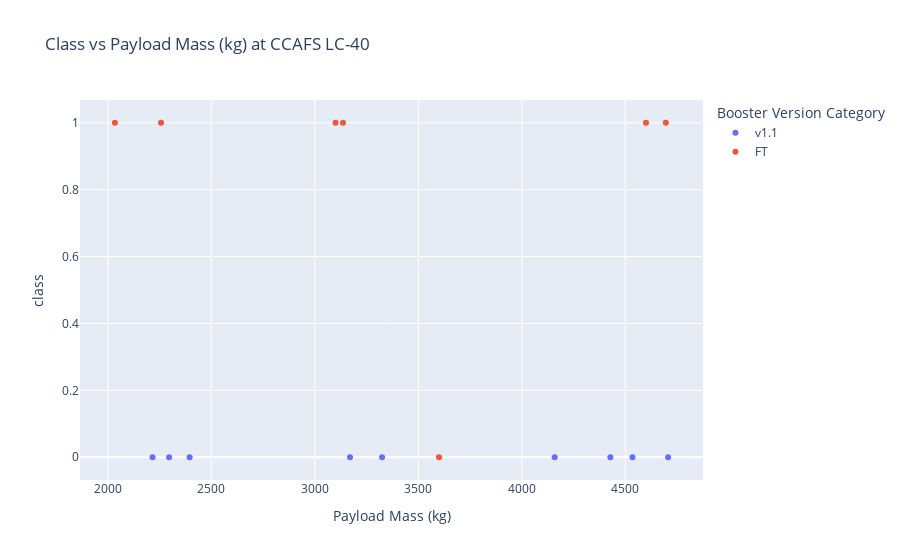

Source (notebook cell):
### Code cell
#def get_payload_chart(launch_site, payload_mass):
#    if launch_site == 'ALL':
max_payload = spacex_df['Payload Mass (kg)'].max()
min_payload = spacex_df['Payload Mass (kg)'].min()
launch_site = 'CCAFS LC-40'
#payload_mass = [min_payload,max_payload]
payload_mass = [2000,5000]


version = False
if version :
    fig = px.scatter(spacex_df[spacex_df['Payload Mass (kg)'].between(payload_mass[0],payload_mass[1])], 
        y='class', 
        x='Payload Mass (kg)', 
        color="Booster Version Category",
        hover_data=['Launch Site'],
        title='class vs Payload Mass (kg)')
    fig.show()
else:
    # return the outcomes piechart for a selected site
    filtered_df = spacex_df[spacex_df["Launch Site"]==launch_site]
    filtered_df = filtered_df[filtered_df['Payload Mass (kg)'].between(payload_mass[0],payload_mass[1])]
    fig = px.scatter(filtered_df, 
        y='class', 
        x='Payload Mass (kg)', 
        color="Booster Version Category",
        hover_data=['Launch Site'],
        title='Class vs Payload Mass (kg) at ' + launch_site)
    fig.show()

### Figure 1 — Plotly figure (JSON) as saved in the notebook; plotly's stock layout.template omitted (floating-point values rounded to 4 significant figures)
{"data": [{"customdata": [["CCAFS LC-40"], ["CCAFS LC-40"], ["CCAFS LC-40"], ["CCAFS LC-40"], ["CCAFS LC-40"], ["CCAFS LC-40"], ["CCAFS LC-40"], ["CCAFS LC-40"], ["CCAFS LC-40"]], "hovertemplate": "Booster Version Category=v1.1<br>Payload Mass (kg)=%{x}<br>class=%{y}<br>Launch Site=%{customdata[0]}<extra></extra>", "legendgroup": "v1.1", "marker": {"color": "#636efa", "symbol": "circle"}, "mode": "markers", "name": "v1.1", "orientation": "v", "showlegend": true, "type": "scatter", "x": [3170, 3325, 2296, 4535, 4428, 2216, 2395, 4159, 4707], "xaxis": "x", "y": [0, 0, 0, 0, 0, 0, 0, 0, 0], "yaxis": "y"}, {"customdata": [["CCAFS LC-40"], ["CCAFS LC-40"], ["CCAFS LC-40"], ["CCAFS LC-40"], ["CCAFS LC-40"], ["CCAFS LC-40"], ["CCAFS LC-40"]], "hovertemplate": "Booster Version Category=FT<br>Payload Mass (kg)=%{x}<br>class=%{y}<br>Launch Site=%{customdata[0]}<extra></extra>", "legendgroup": "FT", "marker": {"color": "#EF553B", "symbol": "circle"}, "mode": "markers", "name": "FT", "orientation": "v", "showlegend": true, "type": "scatter", "x": [2034, 3136, 4696, 3100, 3600, 2257, 4600], "xaxis": "x", "y": [1, 1, 1, 1, 0, 1, 1], "yaxis": "y"}], "layout": {"legend": {"title": {"text": "Booster Version Category"}, "tracegroupgap": 0}, "title": {"text": "Class vs Payload Mass (kg) at CCAFS LC-40"}, "xaxis": {"anchor": "y", "domain": [0, 1], "title": {"text": "Payload Mass (kg)"}}, "yaxis": {"anchor": "x", "domain": [0, 1], "title": {"text": "class"}}}}
